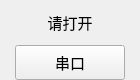
<?xml version="1.0" encoding="UTF-8"?>
<ui version="4.0">
 <class>SerialStatusWid</class>
 <widget class="QWidget" name="SerialStatusWid">
  <property name="geometry">
   <rect>
    <x>0</x>
    <y>0</y>
    <width>140</width>
    <height>80</height>
   </rect>
  </property>
  <property name="maximumSize">
   <size>
    <width>16777215</width>
    <height>80</height>
   </size>
  </property>
  <property name="font">
   <font>
    <family>微软雅黑</family>
    <pointsize>11</pointsize>
   </font>
  </property>
  <property name="windowTitle">
   <string>Form</string>
  </property>
  <layout class="QGridLayout" name="gridLayout">
   <property name="topMargin">
    <number>5</number>
   </property>
   <property name="bottomMargin">
    <number>0</number>
   </property>
   <item row="0" column="0">
    <widget class="QLabel" name="serialLab">
     <property name="sizePolicy">
      <sizepolicy hsizetype="Preferred" vsizetype="Fixed">
       <horstretch>0</horstretch>
       <verstretch>0</verstretch>
      </sizepolicy>
     </property>
     <property name="maximumSize">
      <size>
       <width>110</width>
       <height>35</height>
      </size>
     </property>
     <property name="font">
      <font>
       <family>微软雅黑</family>
       <pointsize>11</pointsize>
      </font>
     </property>
     <property name="text">
      <string>请打开</string>
     </property>
     <property name="alignment">
      <set>Qt::AlignCenter</set>
     </property>
    </widget>
   </item>
   <item row="1" column="0">
    <widget class="QPushButton" name="comBtn">
     <property name="sizePolicy">
      <sizepolicy hsizetype="Fixed" vsizetype="Fixed">
       <horstretch>0</horstretch>
       <verstretch>0</verstretch>
      </sizepolicy>
     </property>
     <property name="minimumSize">
      <size>
       <width>0</width>
       <height>35</height>
      </size>
     </property>
     <property name="maximumSize">
      <size>
       <width>110</width>
       <height>16777215</height>
      </size>
     </property>
     <property name="text">
      <string>串口</string>
     </property>
    </widget>
   </item>
  </layout>
 </widget>
 <resources/>
 <connections/>
</ui>
